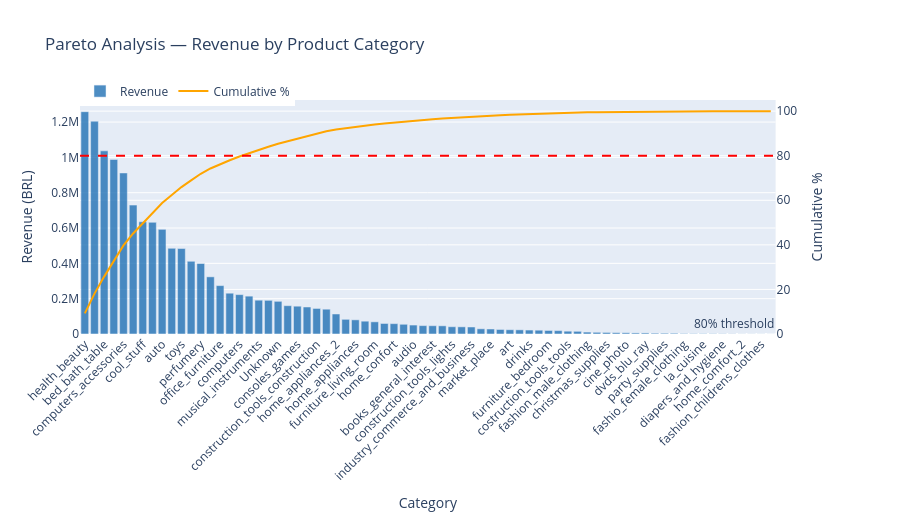

The notebook cell saved with this chart:
### Code cell
fig2 = make_subplots(specs=[[{"secondary_y": True}]])

fig2.add_trace(go.Bar(
    x=category_revenue["category"],
    y=category_revenue["revenue"],
    name="Revenue",
    marker_color="#2171b5",
    opacity=0.8
), secondary_y=False)

fig2.add_trace(go.Scatter(
    x=category_revenue["category"],
    y=category_revenue["cumulative_pct"],
    name="Cumulative %",
    line=dict(color="orange", width=2),
    mode="lines"
), secondary_y=True)

fig2.add_hline(
    y=80, line_dash="dash", line_color="red",
    annotation_text="80% threshold",
    annotation_position="top right",
    secondary_y=True
)

fig2.update_layout(
    title="Pareto Analysis — Revenue by Product Category",
    xaxis_title="Category",
    xaxis_tickangle=-45,
    height=520,
    legend=dict(orientation="h", y=1.1)
)
fig2.update_yaxes(title_text="Revenue (BRL)", secondary_y=False)
fig2.update_yaxes(title_text="Cumulative %", secondary_y=True, range=[0,105])
fig2.show()

### Figure 1 — Plotly figure (JSON) as saved in the notebook; plotly's stock layout.template omitted (floating-point values rounded to 4 significant figures)
{"data": [{"marker": {"color": "#2171b5"}, "name": "Revenue", "opacity": 0.8, "type": "bar", "x": ["health_beauty", "watches_gifts", "bed_bath_table", "sports_leisure", "computers_accessories", "furniture_decor", "cool_stuff", "housewares", "auto", "garden_tools", "toys", "baby", "perfumery", "telephony", "office_furniture", "stationery", "computers", "pet_shop", "musical_instruments", "small_appliances", "Unknown", "electronics", "consoles_games", "fashion_bags_accessories", "construction_tools_construction", "luggage_accessories", "home_appliances_2", "home_construction", "home_appliances", "agro_industry_and_commerce", "furniture_living_room", "fixed_telephony", "home_confort", "air_conditioning", "audio", "small_appliances_home_oven_and_coffee", "books_general_interest", "kitchen_dining_laundry_garden_furniture", "construction_tools_lights", "construction_tools_safety", "industry_commerce_and_business", "food", "market_place", "costruction_tools_garden", "art", "fashion_shoes", "drinks", "signaling_and_security", "furniture_bedroom", "books_technical", "costruction_tools_tools", "food_drink", "fashion_male_clothing", "fashion_underwear_beach", "christmas_supplies", "tablets_printing_image", "cine_photo", "music", "dvds_blu_ray", "books_imported", "party_supplies", "furniture_mattress_and_upholstery", "fashio_female_clothing", "fashion_sport", "la_cuisine", "arts_and_craftmanship", "diapers_and_hygiene", "flowers", "home_comfort_2", "cds_dvds_musicals", "fashion_childrens_clothes", "security_and_services"], "xaxis": "x", "y": [1259000.0, 1205000.0, 1037000.0, 988000.0, 912000.0, 729800.0, 635300.0, 632200.0, 592700.0, 485300.0, 483900.0, 411800.0, 399100.0, 323700.0, 274000.0, 230900.0, 223000.0, 214300.0, 191500.0, 190600.0, 185000.0, 160200.0, 157500.0, 152800.0, 144700.0, 140400.0, 113300.0, 83090.0, 80170.0, 72530.0, 68920.0, 59580.0, 58570.0, 55020.0, 50690.0, 47450.0, 46860.0, 46330.0, 41080.0, 40540.0, 39670.0, 29390.0, 28380.0, 25720.0, 24200.0, 23560.0, 22430.0, 21510.0, 20030.0, 19100.0, 15900.0, 15180.0, 10800.0, 9542.0, 8801.0, 7528.0, 6933.0, 6034.0, 5999.0, 4640.0, 4485.0, 4368.0, 2804.0, 2120.0, 2055.0, 1814.0, 1568.0, 1110.0, 760.3, 730.0, 569.9, 283.3], "yaxis": "y"}, {"line": {"color": "orange", "width": 2}, "mode": "lines", "name": "Cumulative %", "type": "scatter", "x": ["health_beauty", "watches_gifts", "bed_bath_table", "sports_leisure", "computers_accessories", "furniture_decor", "cool_stuff", "housewares", "auto", "garden_tools", "toys", "baby", "perfumery", "telephony", "office_furniture", "stationery", "computers", "pet_shop", "musical_instruments", "small_appliances", "Unknown", "electronics", "consoles_games", "fashion_bags_accessories", "construction_tools_construction", "luggage_accessories", "home_appliances_2", "home_construction", "home_appliances", "agro_industry_and_commerce", "furniture_living_room", "fixed_telephony", "home_confort", "air_conditioning", "audio", "small_appliances_home_oven_and_coffee", "books_general_interest", "kitchen_dining_laundry_garden_furniture", "construction_tools_lights", "construction_tools_safety", "industry_commerce_and_business", "food", "market_place", "costruction_tools_garden", "art", "fashion_shoes", "drinks", "signaling_and_security", "furniture_bedroom", "books_technical", "costruction_tools_tools", "food_drink", "fashion_male_clothing", "fashion_underwear_beach", "christmas_supplies", "tablets_printing_image", "cine_photo", "music", "dvds_blu_ray", "books_imported", "party_supplies", "furniture_mattress_and_upholstery", "fashio_female_clothing", "fashion_sport", "la_cuisine", "arts_and_craftmanship", "diapers_and_hygiene", "flowers", "home_comfort_2", "cds_dvds_musicals", "fashion_childrens_clothes", "security_and_services"], "xaxis": "x", "y": [9.261, 18.13, 25.76, 33.03, 39.74, 45.1, 49.78, 54.43, 58.79, 62.36, 65.92, 68.95, 71.89, 74.27, 76.29, 77.98, 79.62, 81.2, 82.61, 84.01, 85.37, 86.55, 87.71, 88.84, 89.9, 90.93, 91.77, 92.38, 92.97, 93.5, 94.01, 94.45, 94.88, 95.28, 95.66, 96.01, 96.35, 96.69, 96.99, 97.29, 97.58, 97.8, 98.01, 98.2, 98.38, 98.55, 98.71, 98.87, 99.02, 99.16, 99.28, 99.39, 99.47, 99.54, 99.6, 99.66, 99.71, 99.75, 99.8, 99.83, 99.87, 99.9, 99.92, 99.93, 99.95, 99.96, 99.97, 99.98, 99.99, 99.99, 100.0, 100.0], "yaxis": "y2"}], "layout": {"annotations": [{"showarrow": false, "text": "80% threshold", "x": 1, "xanchor": "right", "xref": "x domain", "y": 80, "yanchor": "bottom", "yref": "y"}], "height": 520, "legend": {"orientation": "h", "y": 1.1}, "shapes": [{"line": {"color": "red", "dash": "dash"}, "type": "line", "x0": 0, "x1": 1, "xref": "x domain", "y0": 80, "y1": 80, "yref": "y2"}], "title": {"text": "Pareto Analysis — Revenue by Product Category"}, "xaxis": {"anchor": "y", "domain": [0, 0.94], "tickangle": -45, "title": {"text": "Category"}}, "yaxis": {"anchor": "x", "domain": [0, 1], "title": {"text": "Revenue (BRL)"}}, "yaxis2": {"anchor": "x", "overlaying": "y", "range": [0, 105], "side": "right", "title": {"text": "Cumulative %"}}}}
